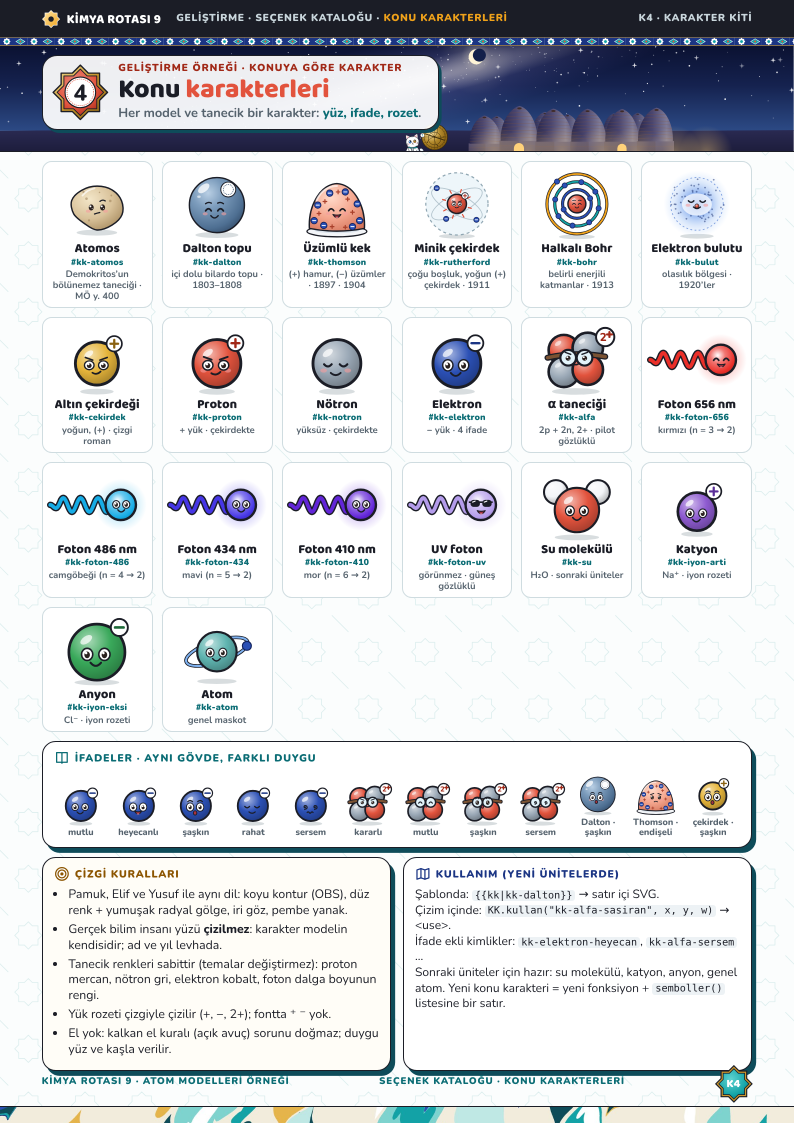
#> input picture kitap/gelistirme/atom-modelleri/onizleme/karakterler.png, 1588 x 2246 px, given in place of s01.png, which was not available (shown at 1/2 size)
$ python -i katalog_kur.py   (imports and definitions only)
#> lines starting #> are read from the running program, lines starting #| are printed output that depends on the picture
### kitap/gelistirme/atom-modelleri/uretec/konu_karakterleri.py
"""Konu karakterleri · atom modelleri ve tanecikler (ortak kütüphaneye taşınabilir: cizim/konu_karakterleri.py).

Pamuk / Elif / Yusuf ile aynı çizgi dili: koyu kontur (OBS), düz renk + yumuşak radyal gölge, büyük göz, pembe yanak.
Her karakter bir <symbol>'dür (kimlik öneki kk-); sayfaya {{defs}} ile bir kez gömülür, her yerde
<svg viewBox="…"><use href="#kk-…"/></svg> ya da SVG içinde <use href="#kk-…" x y width height/> ile çağrılır.
Kimlikler kk- ile başladığı için tema eşlemesi (tema.py) bu karakterlerin rengine DOKUNMAZ: tanecik renkleri
kitap boyunca aynı kalır (proton mercan, nötron gri, elektron kobalt, foton dalga boyunun rengi).

Gerçek bilim insanlarının yüzü çizilmez: model karakterleri "modelin kendisidir" (bilardo topu, üzümlü kek …);
ad ve yıl sayfada levhaya yazılır.

Kimlikler (viewBox):
  modeller   kk-atomos, kk-dalton, kk-thomson, kk-rutherford, kk-bohr, kk-bulut            0 0 120 120
  tanecikler kk-proton, kk-notron, kk-elektron[-heyecan|-sasiran|-sakin|-sersem]           0 0 60 60
             kk-alfa[-mutlu|-sasiran|-sersem]                                                0 0 72 66
             kk-foton-656 / -486 / -434 / -410 / -uv  (dalga boyuna göre renk)              0 0 92 50
  genel      kk-su (su molekülü), kk-iyon-arti (Na⁺), kk-iyon-eksi (Cl⁻), kk-atom             0 0 100 84 · 0 0 64 64 · 0 0 80 80
"""
import math
from cizim.temel import Svg, f, egri_d, acik, koyu, karis, rng as RNG
from cizim.renkler import OBS, KOB, GOL, KEH, MER, MER_K, ATOM

CZ = OBS
K = 2.4
GOZ = "#2A211F"
YANAK = "#F59C9C"
PROTON, NOTRON, ELEKTRON = "#E2533D", "#9AA8B6", "#2B50B5"     # 9/03 infografik_unite ile aynı

# görünür ışık: dalga boyu (nm) → renk (9/03 infografik_unite._NM ile aynı tablo; dogrula.py denetler)
NM_TABLO = [(400, "#6A1FD0"), (420, "#5B2BE0"), (440, "#3D3BE8"), (470, "#1E7BE8"), (490, "#14B8E6"), (510, "#22C47A"),
            (540, "#6CCB2E"), (570, "#E8E02A"), (590, "#FFB21A"), (620, "#FF6A1A"), (660, "#E8282B"), (700, "#B01A1A")]
UV_RENK = "#B49CEB"


# [98 lines left out: functions nm_renk, _goz, _kas, _agiz, yuz, _kure, not called in this run]


def _golge(cx, cy, rx, ry=5):
    return f'<ellipse cx="{f(cx)}" cy="{f(cy)}" rx="{f(rx)}" ry="{f(ry)}" fill="#0E2A3A" opacity=".16"/>'


# [217 lines left out: functions _rozet, atomos, dalton, thomson, rutherford, bohr and 8 more, not called in this run]


# ------------------------------------------------------------------ sembol kütüphanesi

FOTONLAR = (656, 486, 434, 410)


def katalog():
    """(kimlik, viewBox, ad, açıklama) — katalog sayfası ve README için."""
    return [
        ("kk-atomos", "0 0 120 120", "Atomos", "Demokritos’un bölünemez taneciği · MÖ y. 400"),
        ("kk-dalton", "0 0 120 120", "Dalton topu", "içi dolu bilardo topu · 1803–1808"),
        ("kk-thomson", "0 0 120 120", "Üzümlü kek", "(+) hamur, (−) üzümler · 1897 · 1904"),
        ("kk-rutherford", "0 0 120 120", "Minik çekirdek", "çoğu boşluk, yoğun (+) çekirdek · 1911"),
        ("kk-bohr", "0 0 120 120", "Halkalı Bohr", "belirli enerjili katmanlar · 1913"),
        ("kk-bulut", "0 0 120 120", "Elektron bulutu", "olasılık bölgesi · 1920’ler"),
        ("kk-cekirdek", "0 0 60 60", "Altın çekirdeği", "yoğun, (+) · çizgi roman"),
        ("kk-proton", "0 0 60 60", "Proton", "+ yük · çekirdekte"),
        ("kk-notron", "0 0 60 60", "Nötron", "yüksüz · çekirdekte"),
        ("kk-elektron", "0 0 60 60", "Elektron", "− yük · 4 ifade"),
        ("kk-alfa", "0 0 72 66", "α taneciği", "2p + 2n, 2+ · pilot gözlüklü"),
        ("kk-foton-656", "0 0 92 50", "Foton 656 nm", "kırmızı (n = 3 → 2)"),
        ("kk-foton-486", "0 0 92 50", "Foton 486 nm", "camgöbeği (n = 4 → 2)"),
        ("kk-foton-434", "0 0 92 50", "Foton 434 nm", "mavi (n = 5 → 2)"),
        ("kk-foton-410", "0 0 92 50", "Foton 410 nm", "mor (n = 6 → 2)"),
        ("kk-foton-uv", "0 0 92 50", "UV foton", "görünmez · güneş gözlüklü"),
        ("kk-su", "0 0 100 84", "Su molekülü", "H₂O · sonraki üniteler"),
        ("kk-iyon-arti", "0 0 64 64", "Katyon", "Na⁺ · iyon rozeti"),
        ("kk-iyon-eksi", "0 0 64 64", "Anyon", "Cl⁻ · iyon rozeti"),
        ("kk-atom", "0 0 80 80", "Atom", "genel maskot"),
    ]


# [31 lines left out: function semboller, not called in this run]


VIEWBOX = {k: vb for k, vb, *_ in katalog()}


# [19 lines left out: functions vb, kullan, not called in this run]

### kitap/gelistirme/atom-modelleri/uretec/katalog_kur.py
"""Katalog sayfaları (K1 Hap Bilgi · K2 renk temaları · K3 konu karakterleri), tema karşılaştırma levhası ve renk denetimi.

kur.py çağırır: katalog_kur.hepsi(u, sablon_kur, bas, yaz, KLASOR, yalniz_katalog)
Renk denetimi iki yoldan yapılır:
  1. Token çiftleri (tema değerlerinden): WCAG kontrast oranı ve döteranopi benzetiminde OKLab uzaklığı (ΔE·100).
  2. PNG'ler: her temanın s01.png'si Machado (2009) döteranopi matrisiyle (doğrusal RGB) boyanır → onizleme/renk-korlugu.png.
Sonuçlar onizleme/renk-denetimi.json'a ve K2 sayfasına yazılır.
"""
import json
import os
import shutil

import numpy as np
from PIL import Image, ImageDraw, ImageFont

import konu_karakterleri as KK
import tema as TM

KITAP_FONT = os.path.abspath(os.path.join(os.path.dirname(__file__), "..", "..", "..", "fontlar"))
MACHADO_DOTERANOPI = np.array([[0.367322, 0.860646, -0.227968],
                               [0.280085, 0.672501, 0.047413],
                               [-0.011820, 0.042940, 0.968881]])

# ------------------------------------------------------------------ renk denetimi

KONTRAST = [  # (ad, yazı tokenı, zemin tokenı, eşik)
    ("gövde · obs / kar", "obs", "kar", 7.0),
    ("etiket · gol-k / beyaz", "gol-k", "#FFFFFF", 4.5),
    ("etiket · gol-k / gol-aa", "gol-k", "gol-aa", 4.5),
    ("akçe · keh-k / keh-a", "keh-k", "keh-a", 4.5),
    ("Tuzak · mer-k / mer-a", "mer-k", "mer-a", 4.5),
    ("kavram · kob-k / kob-a", "kob-k", "kob-a", 4.5),
    ("Doğrusu · zumrut / beyaz", "zumrut", "#FFFFFF", 4.5),
    ("HUD · beyaz / obs", "#FFFFFF", "obs", 7.0),
    ("HUD · keh / obs", "keh", "obs", 4.5),
    ("çip · beyaz / gol", "#FFFFFF", "gol", 3.0),
    ("Tuzak başlığı · beyaz / mer", "#FFFFFF", "mer", 3.0),
    ("kurdele · beyaz / kob", "#FFFFFF", "kob", 3.0),
    ("tezhip · altin-a / lajver", "altin-a", "lajver", 4.5),
]
CIFTLER = [  # (ad, a, b, neden)
    ("Yanlış ↔ Doğru", "mer", "zumrut", "çarpı/tik, mühür"),
    ("Tuzak ↔ ana renk", "mer", "gol", "başlık şeridi"),
    ("Akçe ↔ Tuzak", "keh", "mer", "çip / başlık"),
    ("Ana renk ↔ kavram", "gol", "kob", "etiket renkleri"),
    ("Ana renk ↔ akçe", "gol", "keh", "kapsül kapakları"),
    ("Elif ↔ Pamuk balonu", "mer-a", "keh-a", "balon zemini"),
    ("Yanlış ↔ doğru zemini", "mer-a", "gol-aa", "ikili kart"),
    ("Kavram ↔ erguvan", "kob", "erguvan", "gün batımı / rozet"),
]


def _renk(es, k):
    return k if k.startswith("#") else es.token(k)


# [4 lines left out: function _doteranopi_hex, not called in this run]


def _dE(a, b):
    la, lb = TM.oklab(a), TM.oklab(b)
    return 100 * sum((x - y) ** 2 for x, y in zip(la, lb)) ** .5


# [11 lines left out: function renk_denetimi, not called in this run]


def _durum(d):
    return "sorun" if d < 6 else ("dikkat" if d < 12 else "iyi")


def png_doteranopi(png):
    im = np.asarray(Image.open(png).convert("RGB")).astype(np.float32) / 255
    lin = np.where(im <= .04045, im / 12.92, ((im + .055) / 1.055) ** 2.4)
    y = np.clip(lin @ MACHADO_DOTERANOPI.T, 0, 1)
    srgb = np.where(y <= .0031308, 12.92 * y, 1.055 * y ** (1 / 2.4) - .055)
    return Image.fromarray((srgb * 255 + .5).astype(np.uint8))


def _font(boy, kalin=True):
    yol = os.path.join(KITAP_FONT, "baloobhaijaan2", "static", "BalooBhaijaan2-800.ttf" if kalin else "BalooBhaijaan2-500.ttf")
    return ImageFont.truetype(yol, boy)


def _govde_font(boy):
    return ImageFont.truetype(os.path.join(KITAP_FONT, "nunito", "static", "Nunito-700.ttf"), boy)


# [23 lines left out: function karsilastirma, not called in this run]


def renk_korlugu_levhasi(klasor, genislik=380):
    """Her tema için s01: üstte normal, altta döteranopi benzetimi → onizleme/renk-korlugu.png"""
#> called with klasor = '../onizleme/karakterler.png', genislik = 380
    kenar, ara, ust = 30, 20, 96
    ornek = Image.open(os.path.join(klasor, "onizleme", TM.SIRA[0], "s01.png"))
#> ornek is the input picture: PIL image 1588x2246 RGB; mean R, G, B 212.5, 214.6, 218
    yuk = round(ornek.height * genislik / ornek.width)
#> yuk = 537
    W = kenar * 2 + len(TM.SIRA) * genislik + (len(TM.SIRA) - 1) * ara
    H = ust + 2 * yuk + 3 * 40
#> H = 1290
    levha = Image.new("RGB", (W, H), "#EEF2F4")
    d = ImageDraw.Draw(levha)
    d.text((kenar, 14), "Döteranopi benzetimi (Machado 2009, doğrusal RGB) · üst: normal görme · alt: döteranop", font=_font(30), fill="#1B1D26")
    for i, ad in enumerate(TM.SIRA):
        png = os.path.join(klasor, "onizleme", ad, "s01.png")
        x = kenar + i * (genislik + ara)
        d.text((x, 58), TM.TEMALAR[ad]["ad"], font=_font(26), fill="#1B1D26")
        n = Image.open(png).convert("RGB").resize((genislik, yuk), Image.LANCZOS)
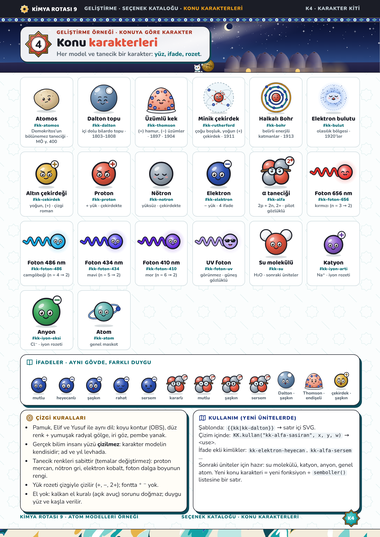
#> n: PIL image 380x537 RGB; mean R, G, B 211.8, 214, 217.5
        s = png_doteranopi(png).resize((genislik, yuk), Image.LANCZOS)
#> in png_doteranopi, `lin = np.where(im <= .04045, im / 12.92, ((im + .055) / 1.055) ** 2.4)`:
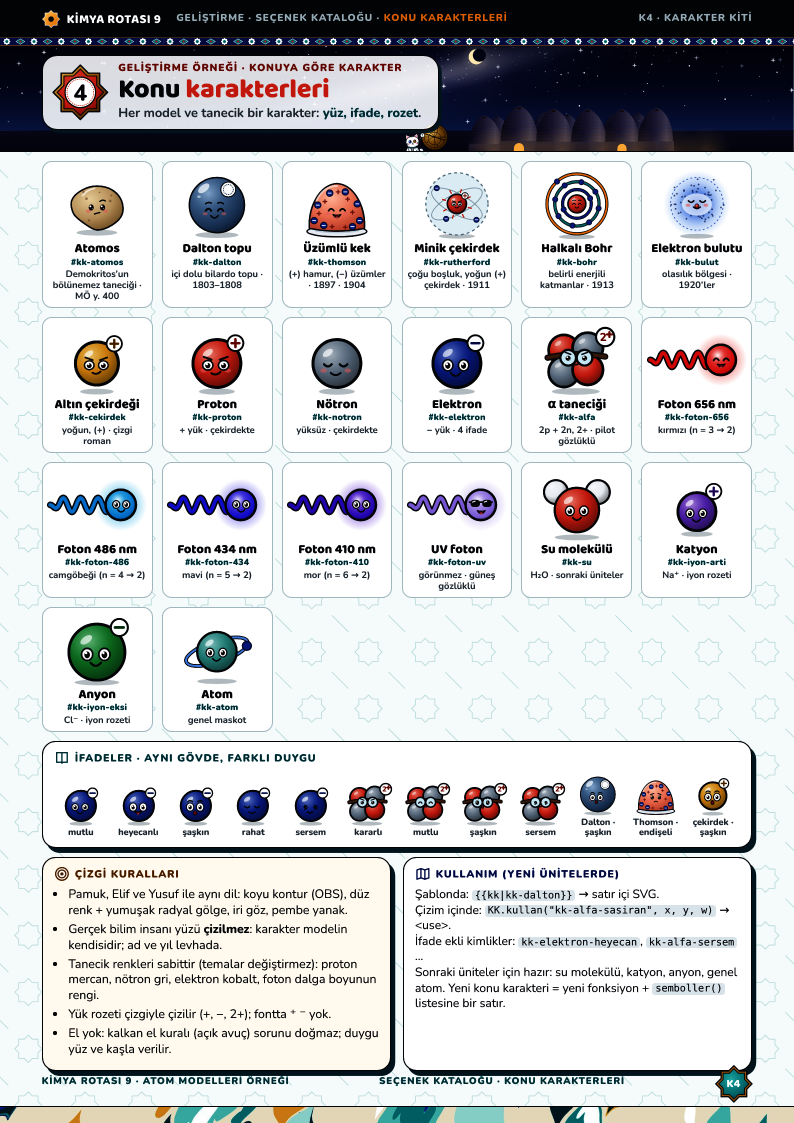
#> lin: shape (2246, 1588, 3) float32 (shown at 1/2 size); mean R, G, B 0.794, 0.798, 0.807
#> in png_doteranopi, `y = np.clip(lin @ MACHADO_DOTERANOPI.T, 0, 1)`:
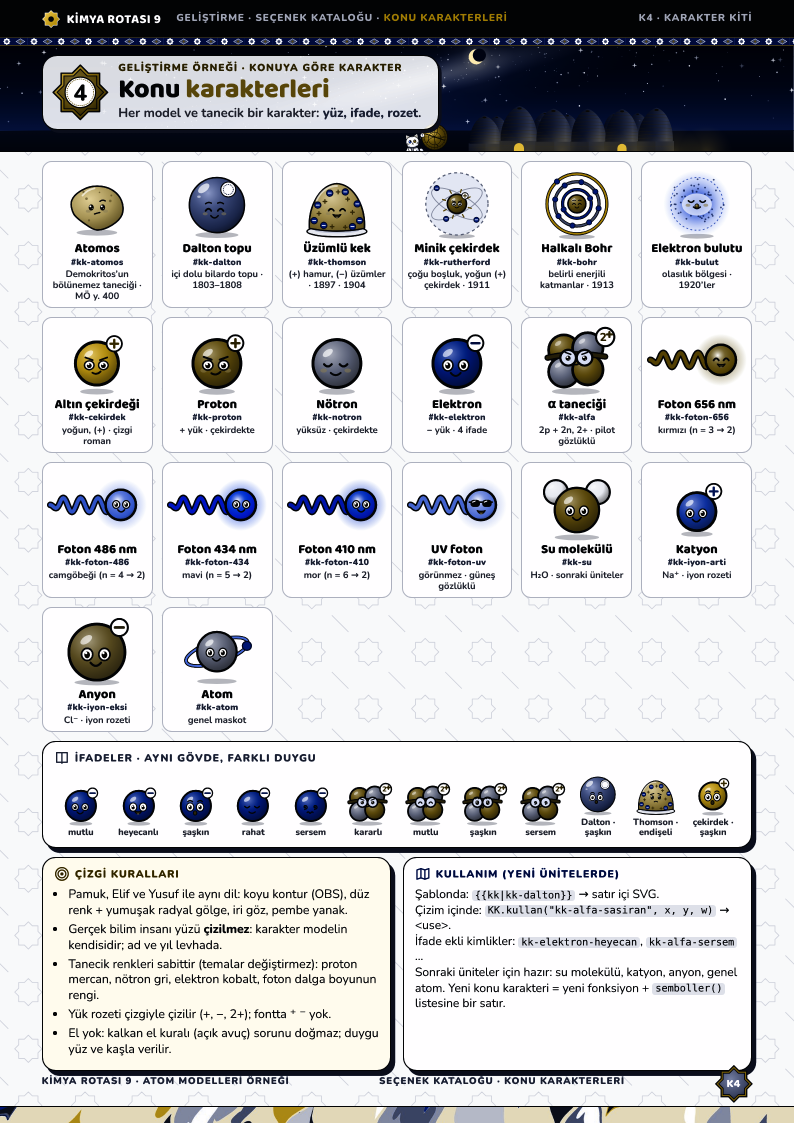
#> y: shape (2246, 1588, 3) float64 (shown at 1/2 size); mean R, G, B 0.791, 0.792, 0.799
#> in png_doteranopi, `srgb = np.where(y <= .0031308, 12.92 * y, 1.055 * y ** (1 / 2.4) - .055)`:
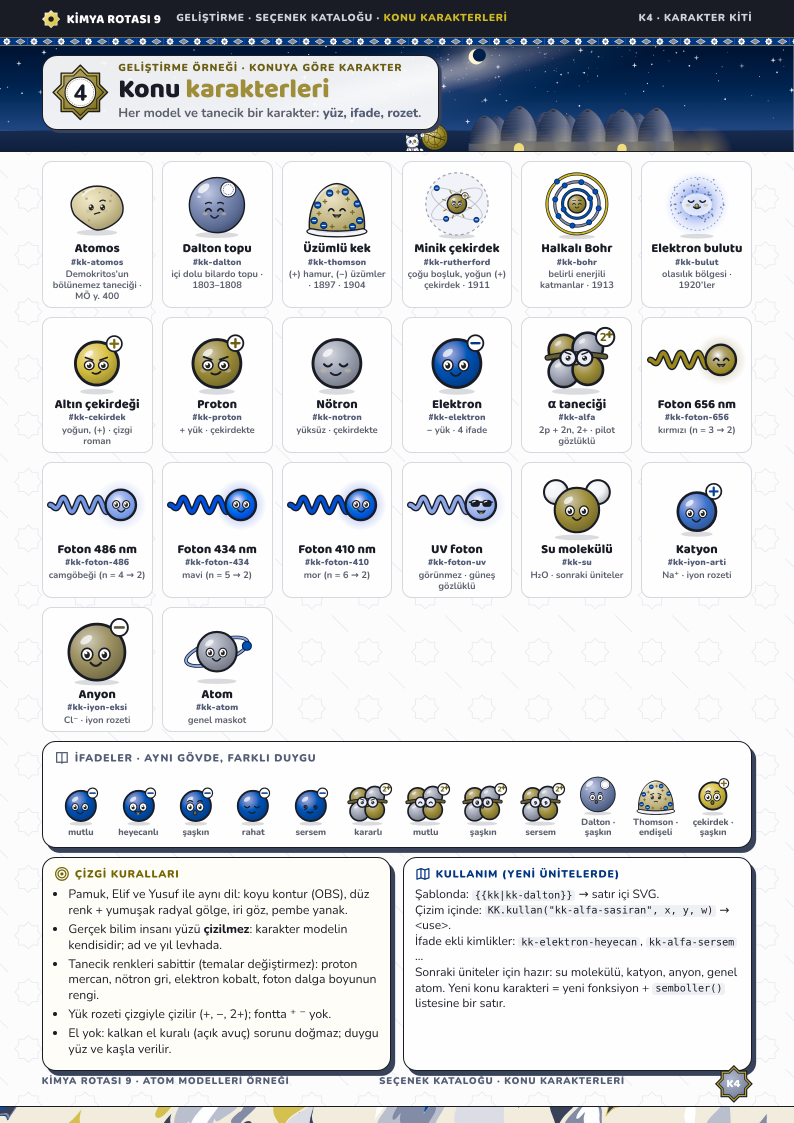
#> srgb: shape (2246, 1588, 3) float64 (shown at 1/2 size); mean R, G, B 0.833, 0.842, 0.855
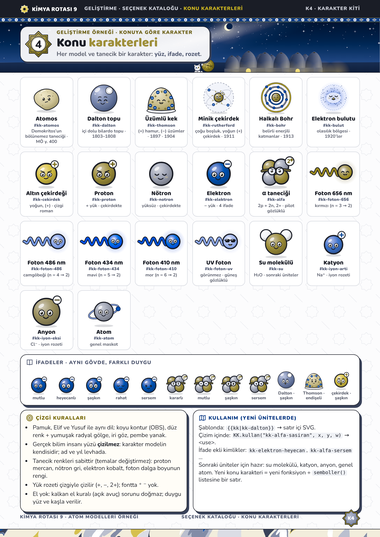
#> s: PIL image 380x537 RGB; mean R, G, B 211.7, 214.1, 217.4
        levha.paste(n, (x, ust))
        levha.paste(s, (x, ust + yuk + 40))
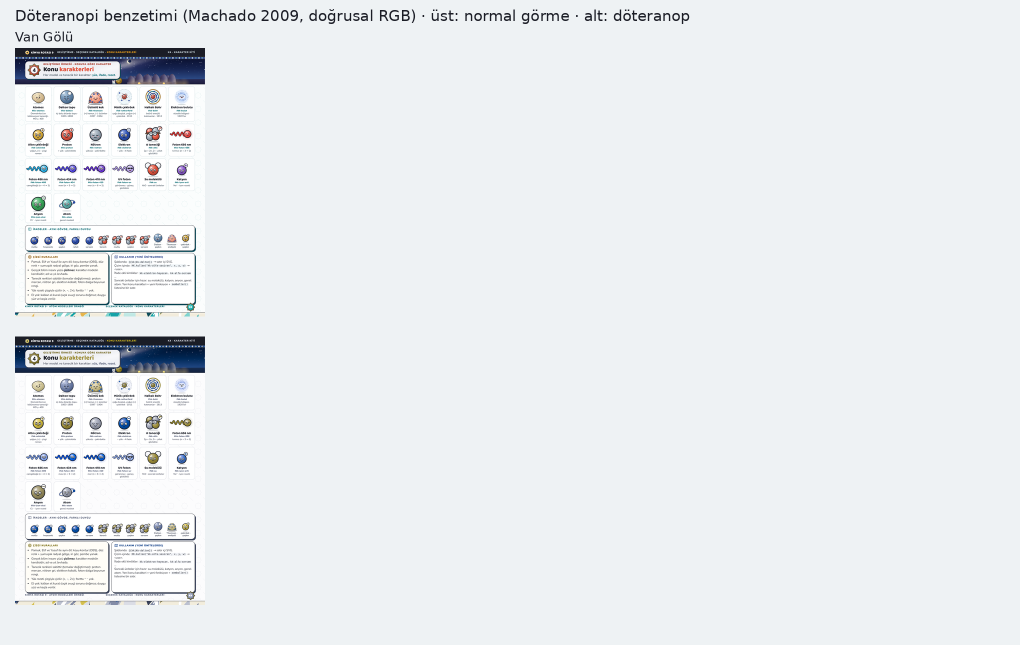
#> levha: PIL image 2040x1290 RGB (shown at 1/2 size); mean R, G, B 233.2, 236.9, 239.2
        d.text((x, ust + yuk + 8), "döteranop görüş:", font=_govde_font(20), fill="#56636E")
#> pass 2 of the loop in renk_korlugu_levhasi, `for i, ad in enumerate(TM.SIRA):`:
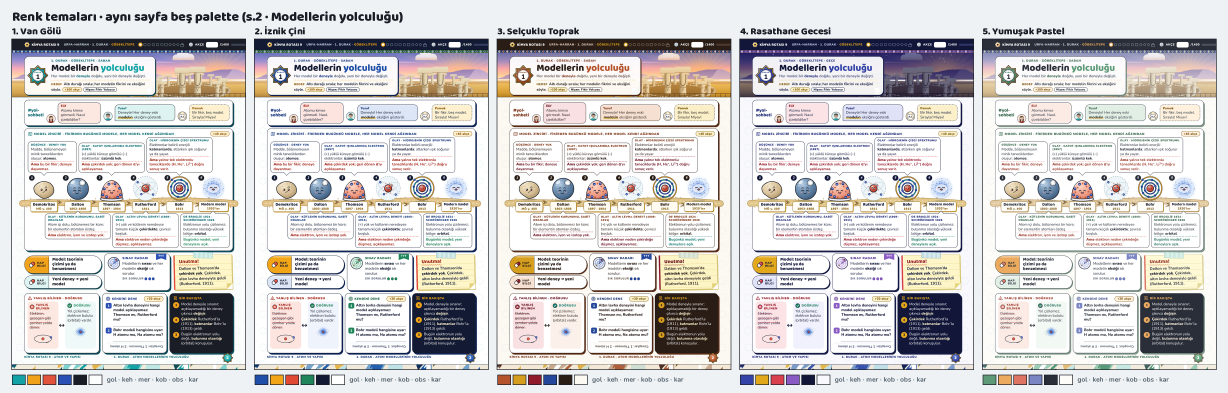
#> input picture kitap/gelistirme/atom-modelleri/onizleme/karsilastirma.png, 3684 x 1178 px, given in place of s01.png, which was not available (shown at 1/3 size)
#> im: shape (1178, 3684, 3) float32
#> lin: shape (1178, 3684, 3) float32
#> y: shape (1178, 3684, 3) float64
#> srgb: shape (1178, 3684, 3) float64
#> in renk_korlugu_levhasi, `s = png_doteranopi(png).resize((genislik, yuk), Image.LANCZOS)`:
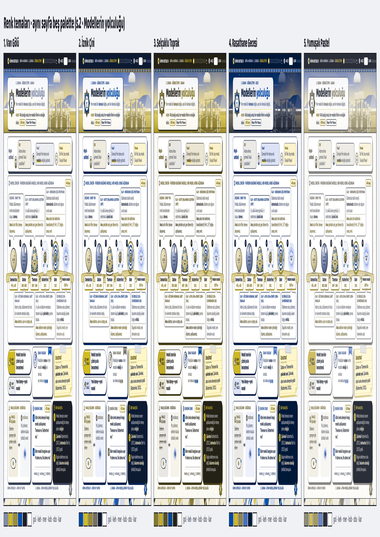
#> s: PIL image 380x537 RGB; mean R, G, B 205.8, 206.7, 205.3
#> in renk_korlugu_levhasi, `levha.paste(s, (x, ust + yuk + 40))`:
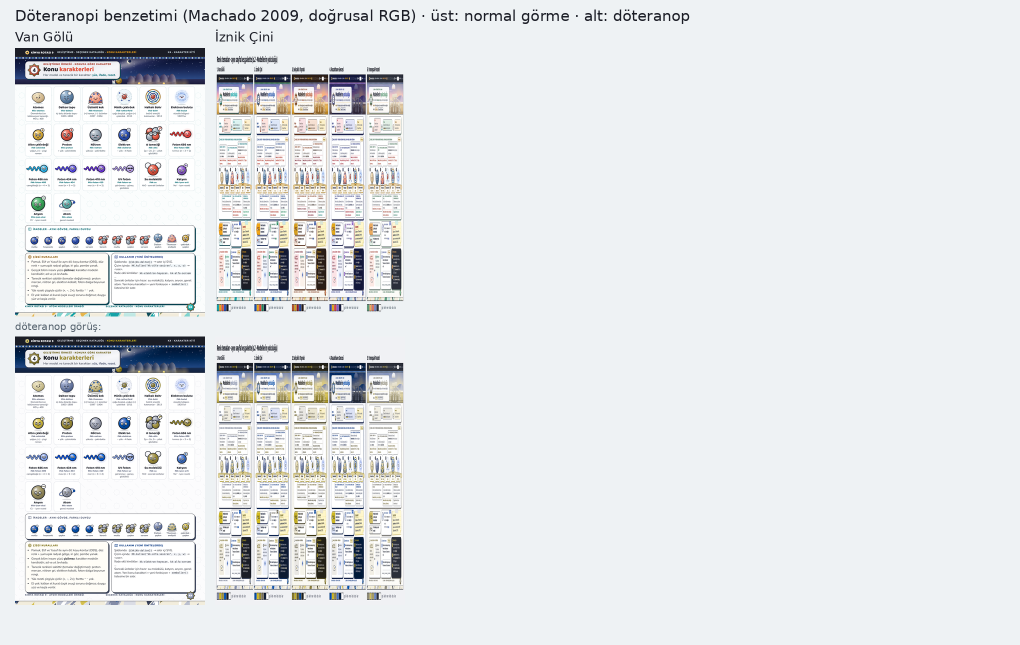
#> levha: PIL image 2040x1290 RGB (shown at 1/2 size); mean R, G, B 228.3, 231.3, 233.1
    hedef = os.path.join(klasor, "onizleme", "renk-korlugu.png")
    levha.save(hedef, optimize=True)
    os.makedirs(os.path.join(klasor, "gorsel"), exist_ok=True)
    levha.resize((levha.width // 2, levha.height // 2), Image.LANCZOS).save(os.path.join(klasor, "gorsel", "renk-korlugu-kucuk.jpg"), quality=84)
    return hedef


# ------------------------------------------------------------------ katalog yer tutucuları

SWATCH = ["kar", "obs", "gol", "gol-k", "gol-a", "derin", "keh", "keh-a", "mer", "kob", "kob-a", "zumrut"]


# [105 lines left out: functions tema_satirlari, tema_onizleme, kontrast_tablosu, renk_korlugu_notu, kk_izgara, ifade_serit and 1 more, not called in this run]

#> (the run stopped early here; a loop or call above may not have finished)
